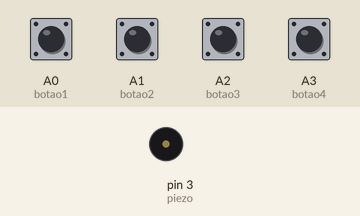
Simulated run of this sketch. Board: Arduino Uno, built with avr-gcc and run on an emulated ATmega328P. On the bench: buzzer (waves = sounding). The test bench sets the inputs (shaded band); at power-on: A0 (botao1), A1 (botao2), A2 (botao3), A3 (botao4) LOW.

Above: at 1.2 s.
1.3 s: A0 (botao1) pulled HIGH for 0.15 s
At 1.42 s:
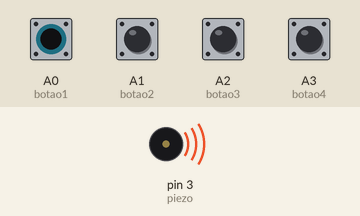
Timing chart, 0 to 4.3 s (numbered marks = the images above; inputs shaded):
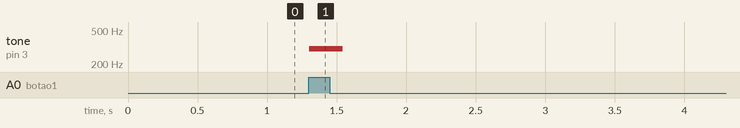

The sketch:

aula_7_piano1.ino
```cpp
#define botao1 A0
#define botao2 A1
#define botao3 A2
#define botao4 A3

#define piezo 3

void setup(){
  pinMode(botao1, INPUT);
  pinMode(botao2, INPUT);
  pinMode(botao3, INPUT);
  pinMode(botao4, INPUT);

  pinMode(piezo, OUTPUT);
}

void loop(){

  int b1 = digitalRead(botao1);
  int b2 = digitalRead(botao2);
  int b3 = digitalRead(botao3);
  int b4 = digitalRead(botao4);

  if(b1 == 1){
    tone(piezo,300,100);
  }

    if(b2 == 1){
    tone(piezo,400,100);
  }

    if(b3 == 1){
    tone(piezo,500,100);
  }

    if(b4 == 1){
    tone(piezo,600,100);
  }

  delay(10);

}
```

Measured:
- after the input at 1.3 s, tone on pin 3 (piezo): silent → 300 Hz at once, → silent 0.24 s later
